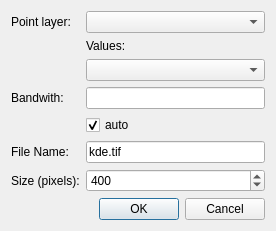
<?xml version="1.0" encoding="UTF-8"?>
<ui version="4.0">
 <class>DensityMap</class>
 <widget class="QDialog" name="DensityMap">
  <property name="geometry">
   <rect>
    <x>0</x>
    <y>0</y>
    <width>276</width>
    <height>213</height>
   </rect>
  </property>
  <property name="windowTitle">
   <string>Kernel Density Map</string>
  </property>
  <layout class="QFormLayout" name="formLayout">
   <item row="0" column="0">
    <widget class="QLabel" name="label">
     <property name="text">
      <string>Point layer:</string>
     </property>
    </widget>
   </item>
   <item row="0" column="1">
    <widget class="QComboBox" name="layerComboBox"/>
   </item>
   <item row="1" column="1">
    <widget class="QLabel" name="label_5">
     <property name="text">
      <string>Values:</string>
     </property>
    </widget>
   </item>
   <item row="2" column="1">
    <widget class="QComboBox" name="zcomboBox"/>
   </item>
   <item row="3" column="0">
    <widget class="QLabel" name="label_2">
     <property name="text">
      <string>Bandwith:</string>
     </property>
    </widget>
   </item>
   <item row="3" column="1">
    <widget class="QLineEdit" name="bwEdit">
     <property name="enabled">
      <bool>true</bool>
     </property>
     <property name="toolTip">
      <string/>
     </property>
    </widget>
   </item>
   <item row="4" column="1">
    <widget class="QCheckBox" name="autobwCheckBox">
     <property name="text">
      <string>auto</string>
     </property>
     <property name="checked">
      <bool>true</bool>
     </property>
    </widget>
   </item>
   <item row="5" column="0">
    <widget class="QLabel" name="label_3">
     <property name="text">
      <string>File Name:</string>
     </property>
    </widget>
   </item>
   <item row="5" column="1">
    <widget class="QLineEdit" name="rasterEdit">
     <property name="text">
      <string>kde.tif</string>
     </property>
    </widget>
   </item>
   <item row="6" column="0">
    <widget class="QLabel" name="label_4">
     <property name="text">
      <string>Size (pixels):</string>
     </property>
    </widget>
   </item>
   <item row="6" column="1">
    <widget class="QSpinBox" name="sizeSpinBox">
     <property name="maximum">
      <number>1000</number>
     </property>
     <property name="singleStep">
      <number>10</number>
     </property>
     <property name="value">
      <number>400</number>
     </property>
    </widget>
   </item>
   <item row="7" column="0" colspan="2">
    <widget class="QDialogButtonBox" name="buttonBox">
     <property name="orientation">
      <enum>Qt::Horizontal</enum>
     </property>
     <property name="standardButtons">
      <set>QDialogButtonBox::Cancel|QDialogButtonBox::Ok</set>
     </property>
    </widget>
   </item>
  </layout>
 </widget>
 <resources/>
 <connections>
  <connection>
   <sender>buttonBox</sender>
   <signal>accepted()</signal>
   <receiver>DensityMap</receiver>
   <slot>accept()</slot>
   <hints>
    <hint type="sourcelabel">
     <x>248</x>
     <y>254</y>
    </hint>
    <hint type="destinationlabel">
     <x>157</x>
     <y>274</y>
    </hint>
   </hints>
  </connection>
  <connection>
   <sender>buttonBox</sender>
   <signal>rejected()</signal>
   <receiver>DensityMap</receiver>
   <slot>reject()</slot>
   <hints>
    <hint type="sourcelabel">
     <x>316</x>
     <y>260</y>
    </hint>
    <hint type="destinationlabel">
     <x>286</x>
     <y>274</y>
    </hint>
   </hints>
  </connection>
 </connections>
</ui>
